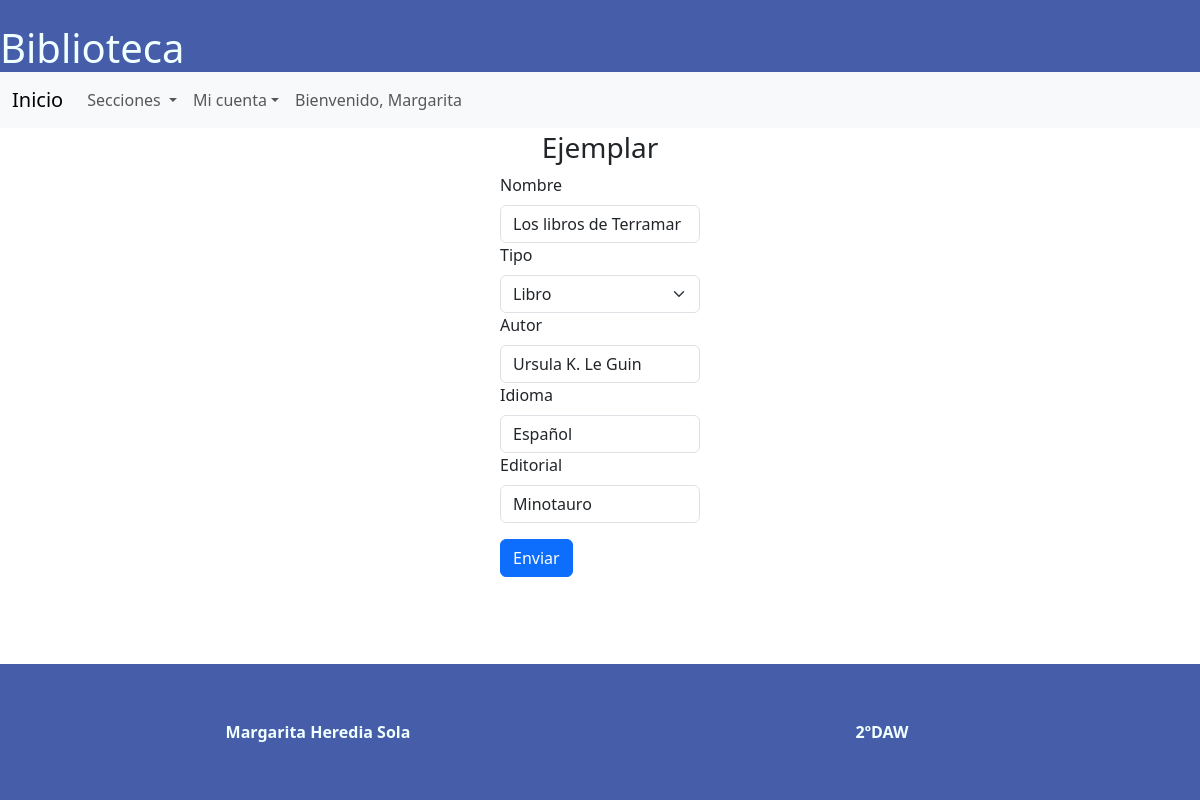
The page /paginas/ejemplares/formularioEjemplares.php?id=1 (signed in) on the database its author committed.
### tables this page shows
CREATE TABLE `ejemplar` (
  `id` int(10) UNSIGNED NOT NULL,
  `nombre` varchar(250) NOT NULL,
  `tipo` ENUM('libro', 'artículo', 'cd', 'dvd')NOT NULL,
  `autor` varchar(100),
  `idioma` varchar(100),
  `editorial` varchar(150)
);

### paginas/ejemplares/formularioEjemplares.php (the view, shortened to what this page needs)
<?php
$server = "localhost:3308";
$user = "root";
$pass = "";
$base = "biblioteca";
$dwes = mysqli_connect($server, $user, $pass, $base);
$ejemplar="";
if(isset($_REQUEST['id'])){
    $id = $_REQUEST['id'];
    $ejemplar = "SELECT * FROM ejemplar WHERE id = $id";
    $ejemplar = $dwes -> query($ejemplar);
    $ejemplar = $ejemplar -> fetch_All(MYSQLI_BOTH);
    $ejemplar = $ejemplar[0];
}
?>
<!DOCTYPE html>
<html lang="en">
<head>
    <link rel="stylesheet" type="text/css" href="../../estilos/estilos.css"/>
    <link href="https://cdn.jsdelivr.net/npm/bootstrap@5.3.3/dist/css/bootstrap.min.css" rel="stylesheet">
</head>
<body>
    <header>
        <h1>Biblioteca</h1>
    </header>
    <main>
        <?php include("../../navbar.php");?>
        <h3 class="titulo">Ejemplar</h3>
        <div class="form mb-3 formulario col-2 mx-auto">
            <form action="editarInsertar.php" method="post">
                <label class="form-label" for="nombre">Nombre</label>
                <input class="form-control" type="text" name="nombre" id="nombre" value="<?php if($ejemplar){echo $ejemplar['nombre'];}?>">
                <label class="form-label" for="tipo">Tipo</label>
                <select class="form-select" name="tipo" id="tipo">
                    <option value="libro" name="tipo" id="libro">Libro</option>
                </select>
                <label class="form-label" for="autor">Autor</label>
                <input class="form-control" type="text" name="autor" id="autor" value="<?php if($ejemplar){echo $ejemplar['autor'];}?>">
                <label class="form-label" for="idioma">Idioma</label>
                <input class="form-control" type="text" name="idioma" id="idioma" value="<?php if($ejemplar){echo $ejemplar['idioma'];}?>">
                <label class="form-label" for="editorial">Editorial</label>
                <input class="form-control" type="text" name="editorial" id="editorial" value="<?php if($ejemplar){echo $ejemplar['editorial'];}?>">
                <button class="btn btn-primary my-3" type="submit">Enviar</button>
            </form>
        </div>
    </main>
    <?php include("../../vistas/footer.php");?>
</body>
</html>

### estilos/estilos.css (style rules this page uses)
* { margin:0; }
body { display: flex; flex-direction: column; min-height: 100vh; }
main { flex: 1 1 80%; text-align: justify; }
header { background-color: rgb(70, 93, 170); color:azure; }
header h1 { margin: 0; }
h1 { font-size: 30pt; }
.titulo { text-align: center; margin-top: 3px; }

### rows shown on the page
ejemplar: nombre "Los libros de Terramar", autor "Ursula K. Le Guin", idioma "Español", editorial "Minotauro"

### other values the page prints
$_SESSION['usuario']['nombre'] "Margarita"
